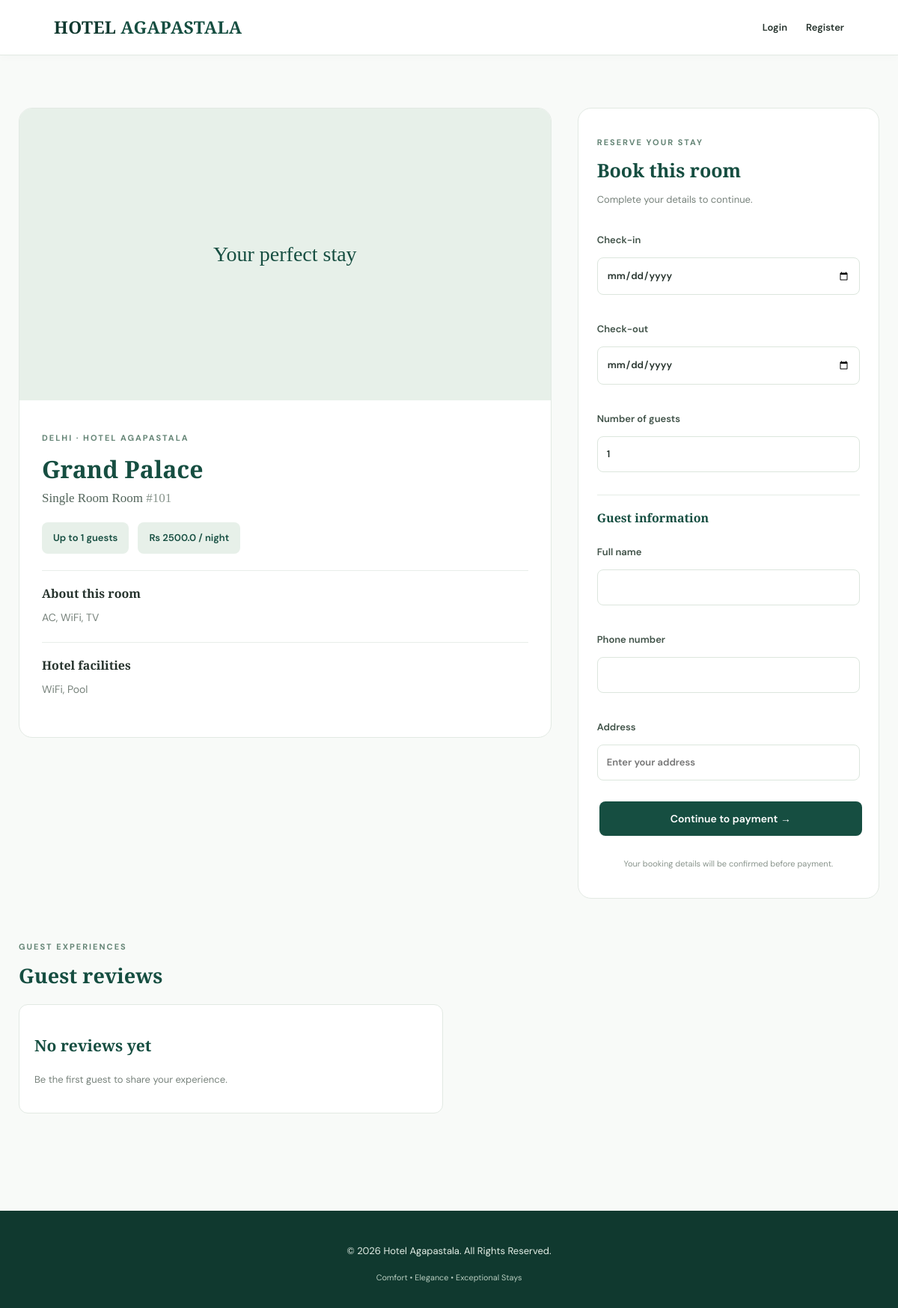
/room/1, run on the app's committed database.
### tables this page shows
CREATE TABLE hotels(id INTEGER PRIMARY KEY, name TEXT NOT NULL, city TEXT NOT NULL, address TEXT, description TEXT, created_at TEXT DEFAULT CURRENT_TIMESTAMP);

CREATE TABLE room_types(id INTEGER PRIMARY KEY, name TEXT UNIQUE NOT NULL);

CREATE TABLE rooms(id INTEGER PRIMARY KEY, hotel_id INTEGER NOT NULL REFERENCES hotels(id) ON DELETE CASCADE, type_id INTEGER NOT NULL REFERENCES room_types(id),
  room_no TEXT NOT NULL, price REAL NOT NULL CHECK(price>0), capacity INTEGER NOT NULL CHECK(capacity>0), facilities TEXT, image TEXT, active INTEGER DEFAULT 1, UNIQUE(hotel_id,room_no));

CREATE TABLE hotel_facilities(id INTEGER PRIMARY KEY, hotel_id INTEGER NOT NULL REFERENCES hotels(id) ON DELETE CASCADE, facility TEXT NOT NULL);

### search.py (the view)
@app.route("/room/<int:rid>")
def room(rid):
    r, d = get_room(rid), parse_dates(request.args)
    return render_template("room.html", r=r, d=d, qt=quote(r, *d) if d else None, f=request.args, today=date.today().isoformat(),
        fac=q("select facility from hotel_facilities where hotel_id=?", (r["hotel_id"],)), reviews=q("select v.*, u.name from reviews v join users u on u.id=v.user_id where v.room_id=? order by v.id desc", (rid,)))

### core.py (called while the page is built)
def db():
    if "db" not in g:
        g.db = sqlite3.connect(DB, timeout=10); g.db.row_factory = sqlite3.Row; g.db.execute("PRAGMA foreign_keys=ON")
    return g.db

@app.teardown_appcontext
def _close(e):
    d = g.pop("db", None)
    if d: d.close()

def q(sql, a=(), one=False):
    r = db().execute(sql, a).fetchall(); return (r[0] if r else None) if one else r

def me(): return q("select * from users where id=?", (session["uid"],), one=True) if "uid" in session else None

@app.context_processor
def _ctx(): return dict(user=me())

### search.py (called while the page is built)
def parse_dates(v):
    try: ci, co = date.fromisoformat(v["check_in"]), date.fromisoformat(v["check_out"])
    except (KeyError, ValueError, TypeError): return None
    return (ci, co) if date.today() <= ci < co else None

def get_room(rid):
    r = q(ROOMQ + "where r.id=? and r.active=1", (rid,), one=True) or abort(404); return r

### templates/room.html (shortened to what this page needs)
{% extends "base.html" %}
{% from "_m.html" import fields %}
{% block c %}
<div class="room-detail-layout">
    <section class="room-information">
        <div class="room-detail-image">
            {% if r.image %}
                <img src="{{ url_for('static', filename='uploads/' ~ r.image) }}" alt="{{ r.type }} room">
            {% else %}
                <div class="room-image-placeholder">Your perfect stay</div>
            {% endif %}
        </div>
        <div class="room-detail-content">
            <p class="room-eyebrow">{{ r.city }} · HOTEL AGAPASTALA</p>
            <h1>{{ r.hotel }}</h1>
            <h2>{{ r.type }} Room <span>#{{ r.room_no }}</span></h2>
            <div class="room-highlights">
                <span>Up to {{ r.capacity }} guests</span>
                <span>Rs {{ r.price }} / night</span>
            </div>
            <div class="room-description">
                <h3>About this room</h3>
                <p>{{ r.facilities }}</p>
            </div>
            <div class="room-description">
                <h3>Hotel facilities</h3>
                <p>
                    {% for x in fac %}
                        {{ x.facility }}{% if not loop.last %}, {% endif %}
                    {% else %}
                        No additional facilities listed.
                    {% endfor %}
                </p>
            </div>
        </div>
    </section>
    <aside class="booking-panel">
        <div class="booking-panel-heading">
            <p class="room-eyebrow">RESERVE YOUR STAY</p>
            <h2>Book this room</h2>
            <p>Complete your details to continue.</p>
        </div>
        {% if user and user.role=='customer' or not user %}
        <form class="room-booking-form" method="post" action="{{ url_for('book', rid=r.id) }}">
            <label>
                Check-in
                <input type="date" name="check_in" min="{{ today }}" value="{{ f.check_in }}">
            </label>
            <label>
                Check-out
                <input type="date" name="check_out" min="{{ today }}" value="{{ f.check_out }}">
            </label>
            <label>
                Number of guests
                <input type="number" name="guests" min="1" value="{{ f.guests or 1 }}">
            </label>
            <div class="booking-form-divider"></div>
            <h3>Guest information</h3>
            <label>
                Full name
                <input name="full_name" value="{{ user.name if user }}">
            </label>
            <label>
                Phone number
                <input name="phone" value="{{ user.phone if user }}">
            </label>
            <label>
                Address
                <input name="address" placeholder="Enter your address">
            </label>
            <button type="submit" class="booking-submit-btn">
                Continue to payment →
            </button>
            <p class="booking-note">
                Your booking details will be confirmed before payment.
            </p>
        </form>
        {% else %}
        <p>Only customers can book this room.</p>
        {% endif %}
    </aside>
</div>
<section class="room-reviews">
    <div class="reviews-heading">
        <div>
            <p class="room-eyebrow">GUEST EXPERIENCES</p>
            <h2>Guest reviews</h2>
        </div>
    </div>
    <div class="reviews-list">
        {% for v in reviews %}
        <article class="review-card">
            <div class="review-top">
                <div class="review-stars">
                    {% for star in range(v.rating|int) %}
                        ★
                    {% endfor %}
                </div>
                <strong>{{ v.name }}</strong>
            </div>
            <p>{{ v.comment }}</p>
        </article>
        {% else %}
        <div class="no-reviews">
            <h3>No reviews yet</h3>
            <p>Be the first guest to share your experience.</p>
        </div>
        {% endfor %}
    </div>
</section>
{% endblock %}

### static/style.css (style rules this page uses)
:root { --green: #164e41; --green-dark: #10392f; --green-light: #e7f0e9; --sage: #dce9df; --white: #ffffff; --bg: #f8faf8; --cream: #f3f6f1; --ink: #26332d; --muted: #77827b; --line: #e2e9e3; --gold: #b99a62; --shadow: 0 8px 28px rgba(22, 78, 65, 0.07); }
* { box-sizing: border-box; }
html { scroll-behavior: smooth; }
body { margin: 0; font-family: 'DM Sans', sans-serif; font-size: 15px; line-height: 1.7; background: var(--bg); color: var(--ink); }
h1, h2, h3, h4 { font-family: 'Playfair Display', serif; color: var(--green-dark); line-height: 1.25; font-weight: 600; }
h1 { font-size: 42px; }
h2 { font-size: 30px; }
h3 { font-size: 21px; }
p { color: var(--muted); }
label { display: block; margin: 10px 0; font-size: 13px; font-weight: 600; color: var(--green-dark); }
input, select, textarea { display: block; width: 100%; margin-top: 5px; padding: 12px 14px; font: inherit; font-size: 14px; color: var(--ink); border: 1px solid #d8e2da; border-radius: 9px; background: white; transition: border 0.2s ease, box-shadow 0.2s ease; }
button, .btn { display: inline-block; background: var(--green); color: white; border: 1px solid var(--green); border-radius: 8px; padding: 11px 20px; font: 600 14px 'DM Sans', sans-serif; cursor: pointer; text-decoration: none; margin: 3px; transition: background 0.2s ease, transform 0.2s ease; }
.room-detail-layout { display: grid; grid-template-columns: minmax(0, 1.5fr) minmax(320px, 0.85fr); gap: 35px; align-items: start; margin: 35px 0 55px; }
.room-information { background: #ffffff; border: 1px solid #e2e9e3; border-radius: 18px; overflow: hidden; }
.room-detail-image { width: 100%; height: 390px; background: #e7f0e9; overflow: hidden; }
.room-image-placeholder { height: 100%; display: flex; justify-content: center; align-items: center; color: #164e41; font-family: 'Playfair Display', serif; font-size: 28px; }
.room-detail-content { padding: 30px; }
.room-eyebrow { color: #648475; font-size: 11px; font-weight: 700; letter-spacing: 2px; text-transform: uppercase; margin-bottom: 12px; }
.room-detail-content h1 { color: #164e41; font-family: 'Playfair Display', serif; font-size: 32px; margin: 0 0 8px; }
.room-detail-content h2 { color: #52645a; font-size: 17px; font-weight: 500; margin: 0; }
.room-detail-content h2 span { color: #87948b; }
.room-highlights { display: flex; flex-wrap: wrap; gap: 12px; margin: 22px 0; }
.room-highlights span { background: #e7f0e9; color: #164e41; padding: 10px 15px; border-radius: 8px; font-size: 13px; font-weight: 600; }
.room-description { border-top: 1px solid #e8eee9; padding: 20px 0; }
.room-description h3 { color: #26332d; font-size: 16px; margin: 0 0 10px; }
.room-description p { color: #77827b; font-size: 14px; line-height: 1.8; margin: 0; }
.booking-panel { background: #ffffff; border: 1px solid #e2e9e3; border-radius: 18px; padding: 25px; position: sticky; top: 25px; }
.booking-panel-heading h2 { color: #164e41; font-family: 'Playfair Display', serif; font-size: 25px; margin: 0 0 8px; }
.booking-panel-heading > p:last-child { color: #77827b; font-size: 13px; margin-bottom: 22px; }
.room-booking-form { display: flex; flex-direction: column; gap: 15px; }
.room-booking-form label { display: flex; flex-direction: column; gap: 7px; color: #405248; font-size: 13px; font-weight: 600; }
.room-booking-form input { width: 100%; box-sizing: border-box; padding: 12px; border: 1px solid #dce6dd; border-radius: 8px; background: #ffffff; color: #26332d; font: inherit; font-size: 13px; }
.booking-form-divider { border-top: 1px solid #e5ece6; margin: 5px 0; }
.room-booking-form h3 { color: #164e41; font-size: 16px; margin: 0; }
.booking-submit-btn { width: 100%; background: #164e41; color: #ffffff; border: none; border-radius: 8px; padding: 14px; font-size: 14px; font-weight: 600; cursor: pointer; transition: background 0.2s ease; }
.booking-note { color: #89948c; font-size: 11px; text-align: center; line-height: 1.6; }
.room-reviews { margin: 55px 0; }
.reviews-heading h2 { color: #164e41; font-family: 'Playfair Display', serif; font-size: 27px; margin: 0 0 22px; }
.reviews-list { display: grid; grid-template-columns: repeat(2, minmax(0, 1fr)); gap: 16px; }
.review-card, .no-reviews { background: #ffffff; border: 1px solid #e2e9e3; border-radius: 12px; padding: 20px; }
.review-card p, .no-reviews p { color: #77827b; font-size: 13px; line-height: 1.7; }
.no-reviews h3 { color: #164e41; }

### data on the page
hotels: city "DELHI", hotel "Grand Palace"
room_types: type "Single Room"
rooms: room_no "101", capacity "1", price "2500.0", facilities "AC, WiFi, TV"
hotel_facilities: facility "WiFi"
hotel_facilities: facility "Pool"

### other printed values
{{ 2026 }} "2026"
